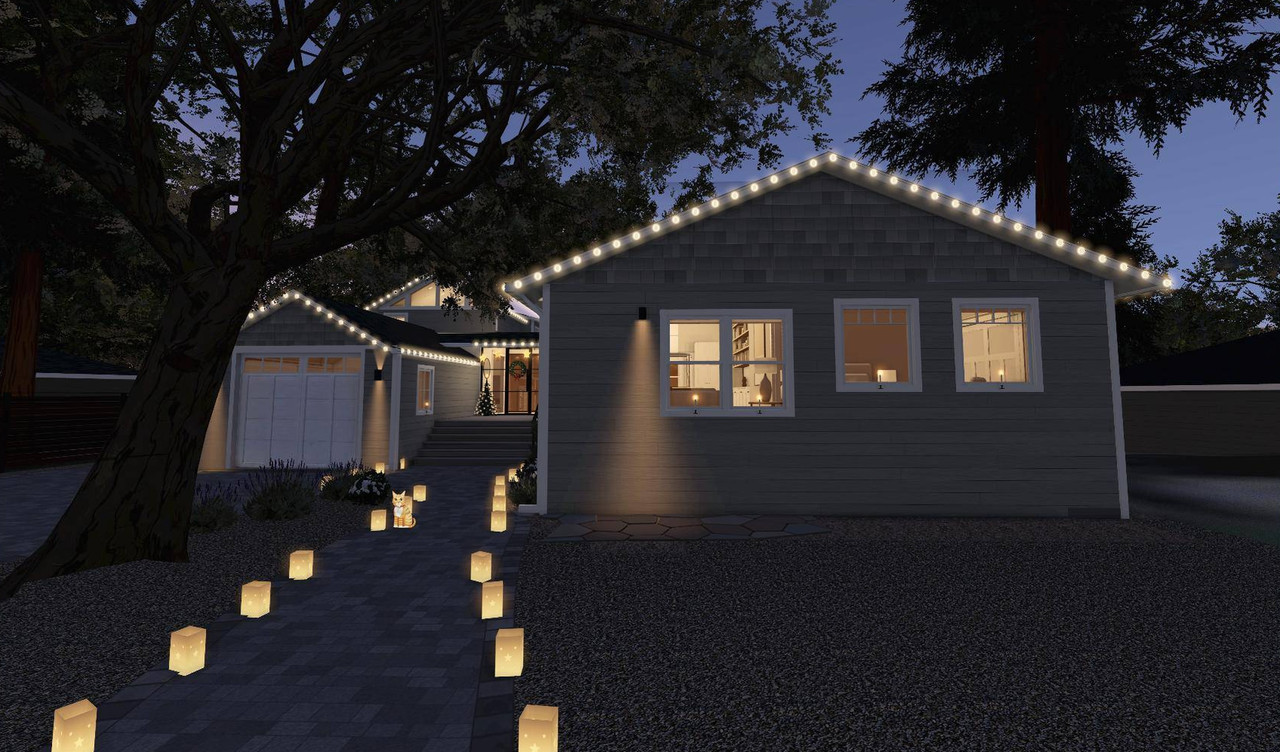
#> input picture images/deck-hero.jpg, 1280 x 752 px, given in place of freerein-1@2x.png, which was not available
$ python sheet.py ../../../../images
#> lines starting #> are read from the running program, lines starting #| are printed output that depends on the picture
"""usage: python3 tour/bim2/tools/freerein/sheet.py <plans-dir>  ->  freerein-sheet@2x.png (the five concepts and the Jan 2024 benchmark, scored)"""
import sys
from PIL import Image, ImageDraw, ImageFont
O = sys.argv[1].rstrip('/') + '/'
W = [25, 20, 15, 15, 15, 10]      # circulation, openness, dining, kitchen, sightlines and balance, livability and furniture
SC = {'freerein-1': ('1. The kitchen hall', '5 BR: one vaulted kitchen-and-dining hall on an axis to the deck', [5, 4, 5, 5, 5, 4]),
      'freerein-2': ('2. The long room', '6 BR kept: kitchen at the street end of a 45-ft line', [5, 3, 5, 4, 5, 4]),
      'freerein-3': ('3. Rooms in sequence', '5 BR: dining hall at the entry, fireside living room under the ridge', [4, 3, 4, 4, 4, 5]),
      'freerein-4': ("4. The architect's plan, turned to the sun", '5 BR: Jan 2024 with living on the south side, dining by the kitchen', [4, 4, 4, 4, 4, 4]),
      'freerein-5': ('5. The wrap', '5 BR: least building; fireside living and table at the glass, kitchen round the corner', [4, 4, 4, 4, 4, 5]),
      'bench-jan24': ("Benchmark: architect's Jan 2024", '5 BR: the plan to beat', [4, 4, 4, 4, 3, 3])}
tot = lambda k: sum(a * b for a, b in zip(SC[k][2], W)) / 100.0
if __name__ == '__main__':
    fb = ImageFont.truetype('/usr/share/fonts/truetype/dejavu/DejaVuSans-Bold.ttf', 40); fr = ImageFont.truetype('/usr/share/fonts/truetype/dejavu/DejaVuSans.ttf', 27)
    tw, th, band = 1352, 1040, 130
    order = ['freerein-1', 'freerein-2', 'freerein-3', 'freerein-4', 'freerein-5', 'bench-jan24']
    sheet = Image.new('RGB', (tw * 3, (th + band) * 2), 'white'); dr = ImageDraw.Draw(sheet)
#> after `sheet = Image.new('RGB', (tw * 3, (th + band) * 2), 'white')`: sheet: PIL image 4056x2340 RGB; every value is 255
    for i, k in enumerate(order):
        im = Image.open(O + k + '@2x.png').convert('RGB').crop((0, 250, 2704, 2330)).resize((tw, th), Image.LANCZOS); x, y = (i % 3) * tw, (i // 3) * (th + band)
#> after `im = Image.open(O + k + '@2x.png').convert('RGB').crop((0, 250, 2704, `:
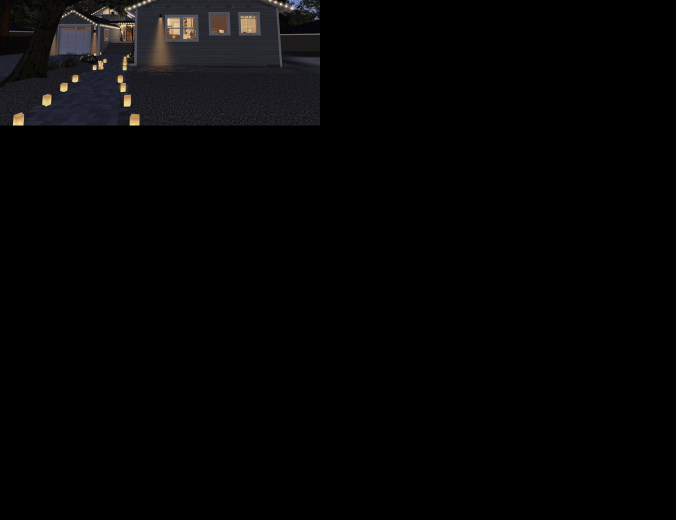
#> im: PIL image 1352x1040 RGB (shown at 1/2 size); mean R, G, B 5, 4.7, 4.9
        sheet.paste(im, (x, y + band)); dr.rectangle([x, y, x + tw - 1, y + band - 1], fill=(70, 70, 70) if k.startswith('bench') else (20, 20, 20))
#> after `sheet.paste(im, (x, y + band))`:
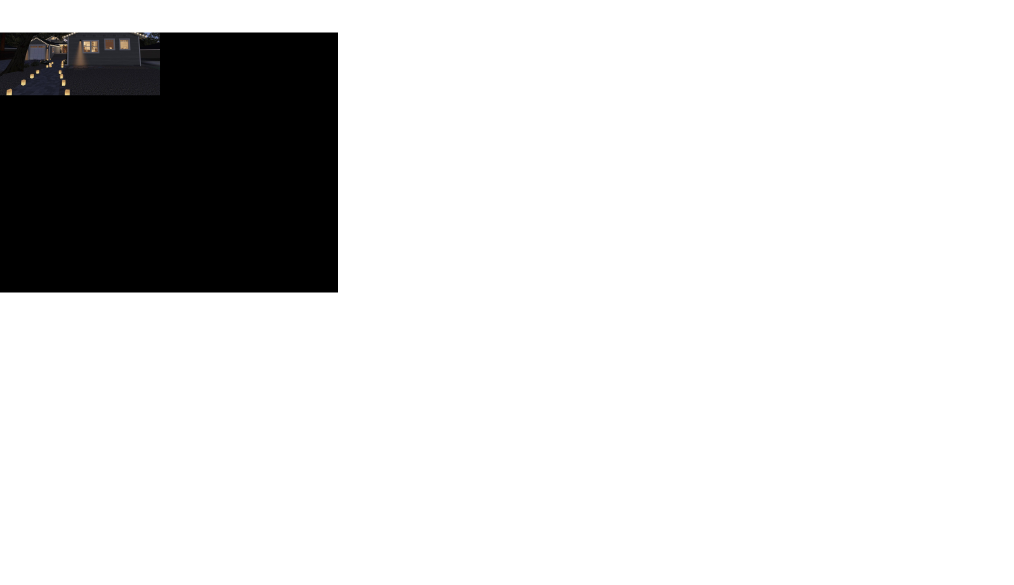
#> sheet: PIL image 4056x2340 RGB (shown at 1/4 size); mean R, G, B 218, 217.9, 218
        dr.text((x + 24, y + 14), SC[k][0], fill='white', font=fb)
        t = '%.2f / 5' % tot(k); dr.text((x + tw - 24 - dr.textlength(t, font=fb), y + 14), t, fill='white', font=fb)
        dr.text((x + 24, y + 76), SC[k][1], fill=(225, 225, 225), font=fr)
        dr.line([x + tw - 1, y, x + tw - 1, y + th + band], fill=(200, 200, 200), width=2)
#> pass 2 of the loop `for i, k in enumerate(order):`:
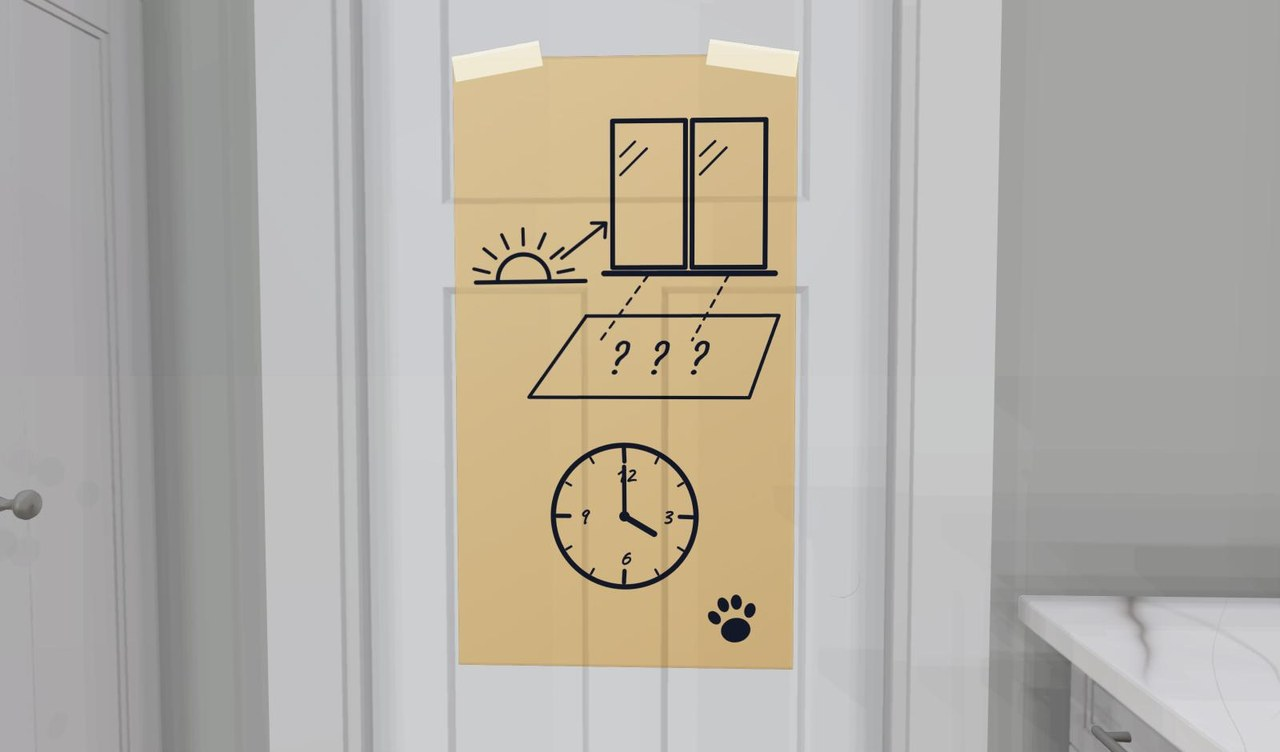
#> input picture images/escape-hero.jpg, 1280 x 752 px, given in place of freerein-2@2x.png, which was not available
#> `im = Image.open(O + k + '@2x.png').convert('RGB').crop((0, 250, 2704, `:
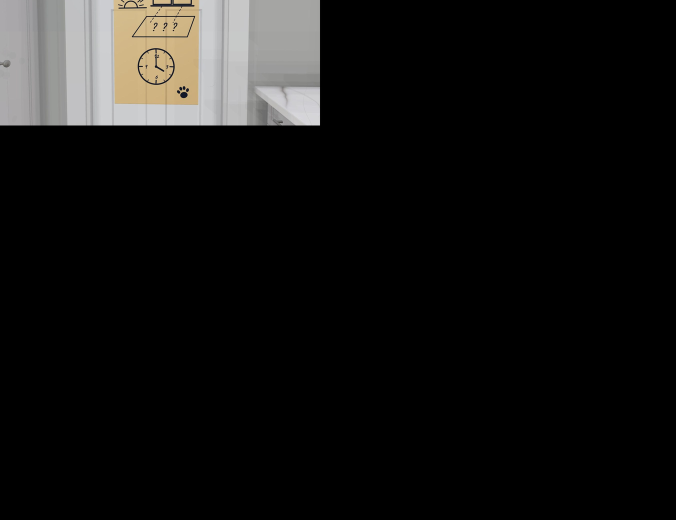
#> im: PIL image 1352x1040 RGB (shown at 1/2 size); mean R, G, B 20.5, 19.9, 18.8
#> `sheet.paste(im, (x, y + band))`:
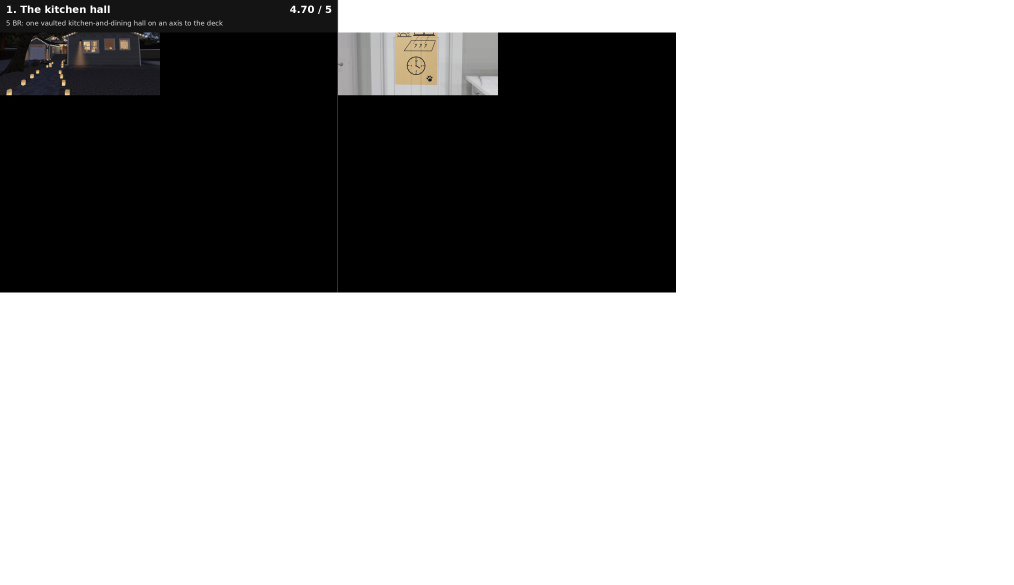
#> sheet: PIL image 4056x2340 RGB (shown at 1/4 size); mean R, G, B 179.1, 179, 178.9
#> (the run stopped early here; a loop or call above may not have finished)
